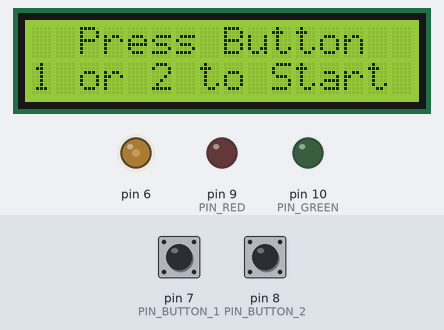
Simulated run of this sketch. Board: Arduino Uno, built with avr-gcc and run on an emulated ATmega328P. On the bench: 16×2 character LCD, output pins drawn as LEDs (lit = HIGH). The test bench sets the inputs (shaded band); at power-on: pin 8 (PIN_BUTTON_2) HIGH, pin 7 (PIN_BUTTON_1) LOW. Random numbers use the default seed unless the sketch sets one.

Above: at 2.2 s.
2.3 s: pin 8 (PIN_BUTTON_2) pulsed LOW 5 times (0.12 s each, 0.3 s apart)
At 4.6 s:
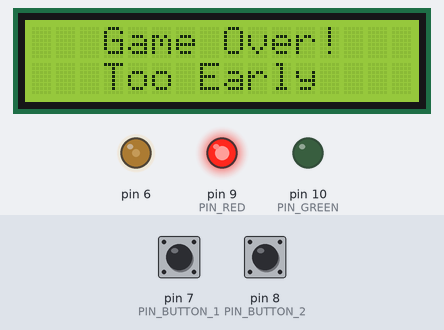
5.3 s: pin 8 (PIN_BUTTON_2) pulled LOW for 0.15 s
8.4 s: pin 8 (PIN_BUTTON_2) pulled LOW for 1 s
At 9.3 s:
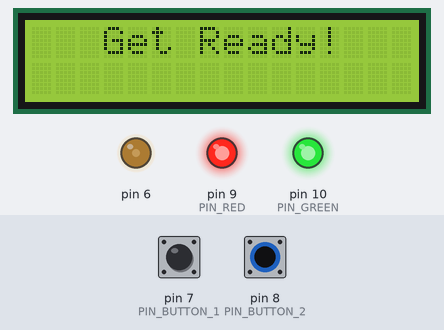
10.9 s: pin 8 (PIN_BUTTON_2) pulled LOW for 0.15 s
14.0 s: pin 8 (PIN_BUTTON_2) pulled LOW for 3.2 s
At 18.3 s:
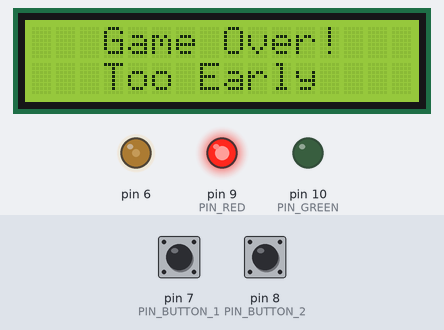
18.7 s: pin 8 (PIN_BUTTON_2) pulsed LOW 5 times (0.12 s each, 0.3 s apart)
At 23.6 s:
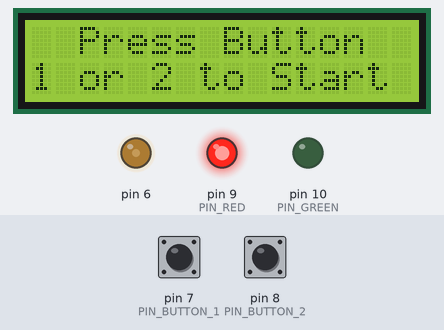
Timing chart, 0 to 24.2 s (numbered marks = the images above; inputs shaded):
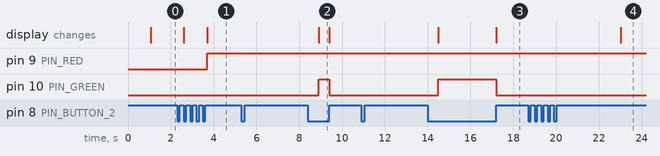

The sketch:

reaction_game.ino
```cpp
#include <LiquidCrystal.h>

int Contrast = 75;
LiquidCrystal lcd(12, 11, 5, 4, 3, 2);

const int PIN_RED = 9;
const int PIN_GREEN = 10;
const int PIN_BUTTON_1 = 7;
const int PIN_BUTTON_2 = 8;

int mode = -1;
bool changeGameMode = true;

void setColor(int R, int G) {
  analogWrite(PIN_RED, R);
  analogWrite(PIN_GREEN, G);
}

void displayCentered(const char* line1, const char* line2) {
  lcd.clear();
  if (line1 != nullptr) {
    int padding1 = (16 - strlen(line1)) / 2;
    for (int i = 0; i < padding1; i++) lcd.print(" ");
    lcd.print(line1);
  }
  if (line2 != nullptr) {
    lcd.setCursor(0, 1);
    int padding2 = (16 - strlen(line2)) / 2;
    for (int i = 0; i < padding2; i++) lcd.print(" ");
    lcd.print(line2);
  }
}

void clearRow(int row) {
  lcd.setCursor(0, row);
  lcd.print("                ");
  lcd.setCursor(0, row);
}

void blink(){
  int i = 0;
  while(i < 3){
    setColor(0, 255);
    delay(100);
    setColor(0, 0);
    delay(100);
    i++;
  }
}

void waitForPress(){
  delay(200);
  while(digitalRead(PIN_BUTTON_1) == LOW && digitalRead(PIN_BUTTON_2) == LOW){
  }
  delay(200);
}

void waitForButtonsRelease(){
  while(digitalRead(PIN_BUTTON_1) == HIGH || digitalRead(PIN_BUTTON_2) == HIGH){
  }
}

void checkForGameModeChange(int players, int playerButton) {

  int allowedButton1 = (players == 2) ? PIN_BUTTON_1 : playerButton;
  int allowedButton2 = (players == 2) ? PIN_BUTTON_2 : playerButton;

  while (digitalRead(allowedButton1) == LOW && digitalRead(allowedButton2) == LOW) {
  }

  unsigned long startTime = millis();

  while (digitalRead(allowedButton1) == HIGH || digitalRead(allowedButton2) == HIGH) {
    if (millis() - startTime >= 3000) {
      changeGameMode = true;
      return;
    }
  }
}

void startGame(int players, int playerButton) {
  int randNumber = random(3, 10);

  setColor(255, 255);
  displayCentered("Get Ready!", nullptr);

  unsigned long startTime = millis();
  while (millis() - startTime < randNumber * 1000) {
    if (players == 2 && (digitalRead(PIN_BUTTON_1) == HIGH || digitalRead(PIN_BUTTON_2) == HIGH)) {
      if(digitalRead(PIN_BUTTON_1) == HIGH){
        setColor(255, 0);
        displayCentered("Game Over!", "Player 1 Lost");
        delay(200);
        waitForButtonsRelease();
        delay(200);
        checkForGameModeChange(players, playerButton);
        return;
      }

      if(digitalRead(PIN_BUTTON_2) == HIGH){
        setColor(255, 0);
        displayCentered("Game Over!", "Player 2 Lost");
        delay(200);
        waitForButtonsRelease();
        delay(200);
        checkForGameModeChange(players, playerButton);
        return;
      }

    }
    if (players == 1 && digitalRead(playerButton) == HIGH) {
      setColor(255, 0);
      displayCentered("Game Over!", "Too Early");
      delay(200);
      waitForButtonsRelease();
      delay(200);
      checkForGameModeChange(players, playerButton);
      return;
    }
  }

  setColor(0, 255);
  displayCentered("Go!", "Press Now!");

  unsigned long greenTime = millis();

  while (true) {
    if (players == 1 && digitalRead(playerButton) == HIGH) {
      unsigned long reactionTime = millis() - greenTime;
      char buffer[16];
      sprintf(buffer, "Time: %lums", reactionTime);
      displayCentered("Your Time!", buffer);
      blink();
      break;
    }

    if (players == 2) {
      if (digitalRead(PIN_BUTTON_1) == HIGH) {
        unsigned long reactionTime = millis() - greenTime;
        char buffer[16];
        sprintf(buffer, "P1: %lums", reactionTime);
        displayCentered("Player 1 Wins!", buffer);
        blink();
        break;
      }

      if (digitalRead(PIN_BUTTON_2) == HIGH) {
        unsigned long reactionTime = millis() - greenTime;
        char buffer[16];
        sprintf(buffer, "P2: %lums", reactionTime);
        displayCentered("Player 2 Wins!", buffer);
        blink();
        break;
      }
    }
  }

  waitForButtonsRelease();
  delay(200);
  checkForGameModeChange(players, playerButton);
}

int selectPlayers() {
  lcd.clear();

  displayCentered("Press Button", "1 or 2 to Start");

  waitForButtonsRelease();

  while (true) {
    if (digitalRead(PIN_BUTTON_1) == HIGH) {
      waitForButtonsRelease();
      clearRow(1);
      lcd.setCursor(0, 1);
      lcd.print("P1");

      while (true) {
        if (digitalRead(PIN_BUTTON_1) == HIGH) {
          waitForButtonsRelease();
          delay(200);
          return 1; // Single Player (Button 1)
        }
        if (digitalRead(PIN_BUTTON_2) == HIGH) {
          waitForButtonsRelease();
          lcd.setCursor(14, 1);
          lcd.print("P2");
          delay(200);
          return 2; // Two Players
        }
      }
    }

    if (digitalRead(PIN_BUTTON_2) == HIGH) {
      waitForButtonsRelease();
      clearRow(1);
      lcd.setCursor(14, 1);
      lcd.print("P2");

      while (true) {
        if (digitalRead(PIN_BUTTON_2) == HIGH) {
          waitForButtonsRelease();
          delay(200);
          return 3; // Single Player (Button 2)
        }
        if (digitalRead(PIN_BUTTON_1) == HIGH) {
          waitForButtonsRelease();
          lcd.setCursor(0, 1);
          lcd.print("P1");
          delay(200);
          return 2; // Two Players
        }
      }
    }
  }
}

void setup() {
  pinMode(PIN_RED, OUTPUT);
  pinMode(PIN_GREEN, OUTPUT);
  pinMode(PIN_BUTTON_1, INPUT);
  pinMode(PIN_BUTTON_2, INPUT);

  analogWrite(6, Contrast);
  lcd.begin(16, 2);
  randomSeed(analogRead(A0));

  delay(1000);
}

void loop() {
  if (changeGameMode){
    mode = selectPlayers();
    changeGameMode = false;
  }
  waitForButtonsRelease();
  delay(500);
  if (mode == 1) {
    startGame(1, PIN_BUTTON_1); // Single Player, Button 1
  } else if (mode == 3) {
    startGame(1, PIN_BUTTON_2); // Single Player, Button 2
  } else {
    startGame(2, -1); // Two Players
  }
}
```

Measured:
- after the input at 2.3 s, pin 9 (PIN_RED): LOW → HIGH after 1.4 s; the display: first changes after 0.30 s (image 1 shows a later state)
- after the input at 5.3 s, every drawn part: stays the same
- after the input at 8.4 s, pin 10 (PIN_GREEN): LOW → HIGH after 0.50 s, → LOW 0.50 s later
- after the input at 10.9 s, every drawn part: stays the same
- after the input at 14.0 s, pin 10 (PIN_GREEN): LOW → HIGH after 0.50 s, → LOW 2.7 s later
- after the input at 18.7 s, the display: changes after 4.3 s (image 4)
